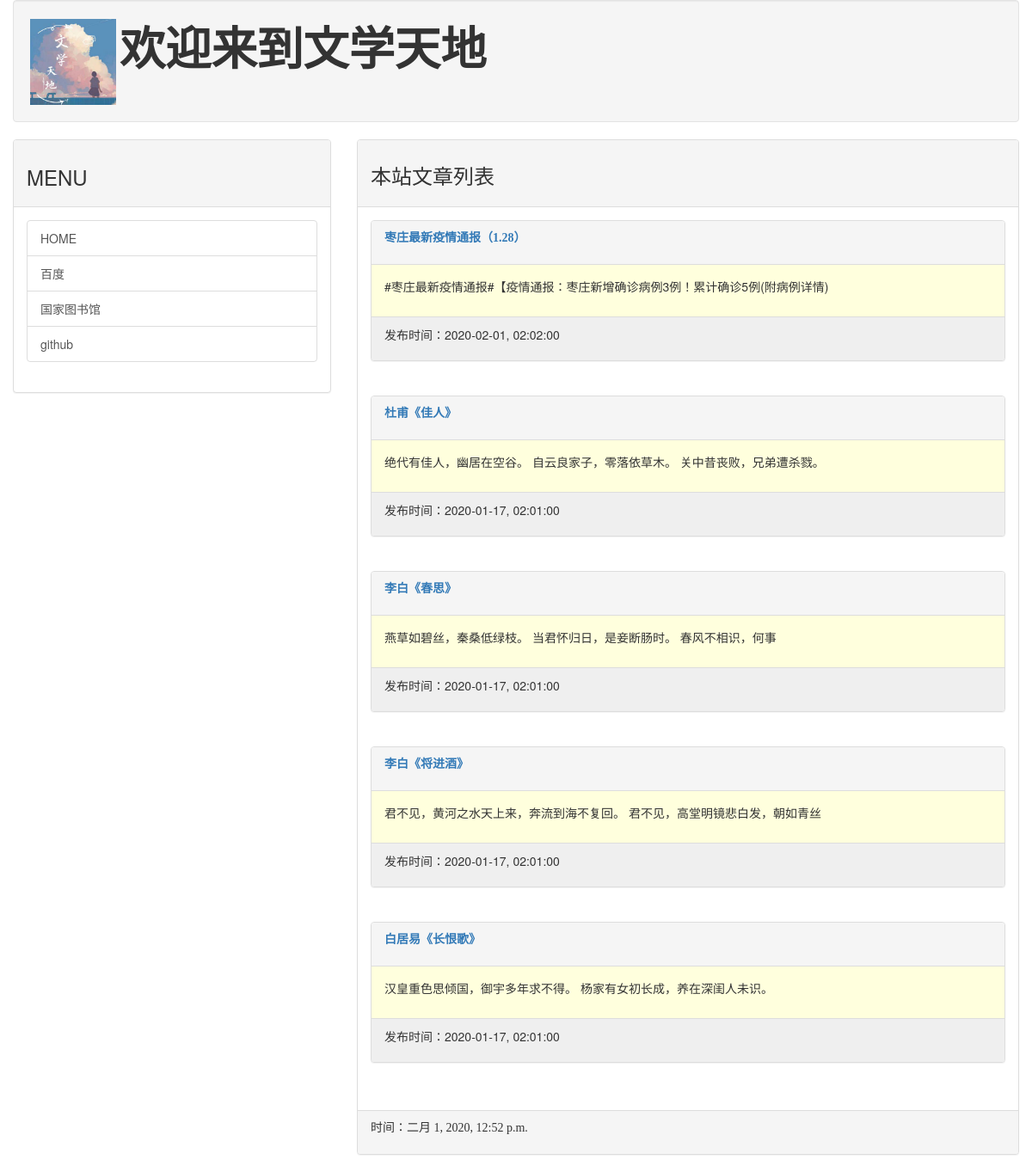
The page / on the database its author committed.
### mainsite/models.py (models this page shows, shortened)
class Post(models.Model):
	title = models.CharField(max_length=200)  #文章标题
	slug  = models.CharField(max_length=200)	#文章网址
	body = models.TextField()				#文章内容
	pub_date = models.DateTimeField(default=timezone.now)	#发表日期
	class Meta:
		ordering = ('-pub_date',)  #根据发表日期排序

### mainsite/views.py (the view)
# urls.py: url(r'^$',homepage),
def	homepage(request):
	template = get_template('index.html')
	posts = Post.objects.all()
	now = datetime.now()
	html = template.render(locals())
	return HttpResponse(html)

### mainsite/templates/index.html (shortened to what this page needs)
{% extends 'base.html' %}
{% block headmessage %}
	<h3 style='font-family:楷体;'>本站文章列表</h3>
{% endblock %}
{% block content %}
	{% for post in posts %}
		<div class='panel panel-default'>
			<div class='panel-heading'>
				<p style='font-family:宋体;font-size:pt;font-weight:bold;'>
				<a href='/post/{{post.slug}}'>{{post.title}}</a>
				</p>
			</div>
			<div class='panel-body' style='background-color:#ffffdd'>
				<p>
					{{post.body|truncatechars:40}}
				</p>
			</div>
			<div class='panel-footer' style='background-color:#efefef'>
				<p>
					发布时间：{{post.pub_date|date:"Y-m-d, h:m:s"}}
				</p>
			</div>
		</div>
		<br>
	{% endfor %}
{% endblock %}

### rows shown on the page
Post: title "枣庄最新疫情通报（1.28）", body "#枣庄最新疫情通报#【疫情通报：枣庄新增确诊病例3例！累计确诊5例(附病例详情)", pub_date "2020-02-01, 02:02:00"
Post: title "杜甫《佳人》", body "绝代有佳人，幽居在空谷。 自云良家子，零落依草木。 关中昔丧败，兄弟遭杀戮。", pub_date "2020-01-17, 02:01:00"
Post: title "李白《春思》", body "燕草如碧丝，秦桑低绿枝。 当君怀归日，是妾断肠时。 春风不相识，何事", pub_date "2020-01-17, 02:01:00"
Post: title "李白《将进酒》", body "君不见，黄河之水天上来，奔流到海不复回。 君不见，高堂明镜悲白发，朝如青丝", pub_date "2020-01-17, 02:01:00"
Post: title "白居易《长恨歌》", body "汉皇重色思倾国，御宇多年求不得。 杨家有女初长成，养在深闺人未识。", pub_date "2020-01-17, 02:01:00"
